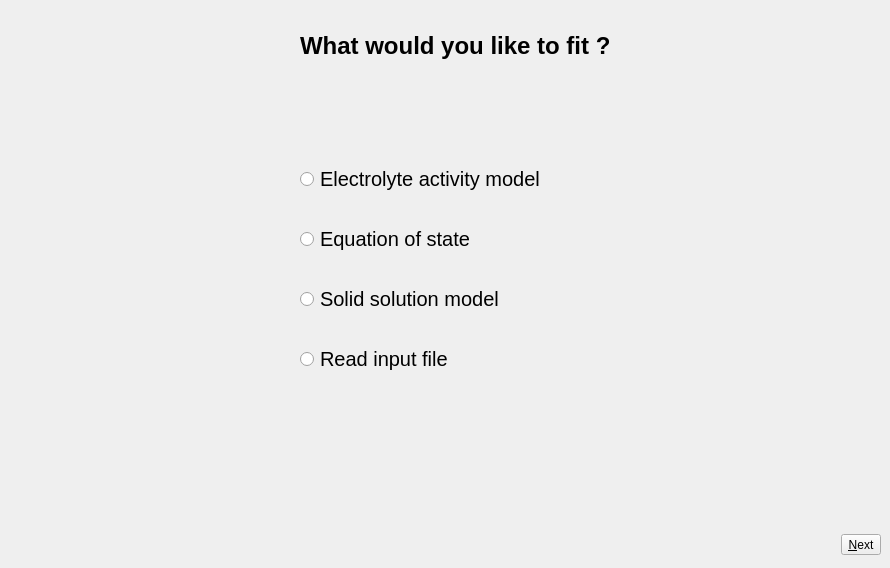
    <widget class="QWidget" name="subwindow_General_model">
     <property name="windowTitle">
      <string>General thermodynamic model</string>
     </property>
     <property name="styleSheet">
      <string notr="true"/>
     </property>
     <widget class="QWidget" name="layoutWidget_6">
      <property name="geometry">
       <rect>
        <x>300</x>
        <y>140</y>
        <width>291</width>
        <height>261</height>
       </rect>
      </property>
      <layout class="QVBoxLayout" name="verticalLayout">
       <item>
        <widget class="QRadioButton" name="radioButton">
         <property name="font">
          <font>
           <pointsize>15</pointsize>
          </font>
         </property>
         <property name="text">
          <string>Electrolyte activity model</string>
         </property>
        </widget>
       </item>
       <item>
        <widget class="QRadioButton" name="radioButton_2">
         <property name="font">
          <font>
           <pointsize>15</pointsize>
          </font>
         </property>
         <property name="text">
          <string>Equation of state</string>
         </property>
        </widget>
       </item>
       <item>
        <widget class="QRadioButton" name="radioButton_3">
         <property name="font">
          <font>
           <pointsize>15</pointsize>
          </font>
         </property>
         <property name="text">
          <string>Solid solution model</string>
         </property>
        </widget>
       </item>
       <item>
        <widget class="QRadioButton" name="radioButton_4">
         <property name="font">
          <font>
           <pointsize>15</pointsize>
          </font>
         </property>
         <property name="text">
          <string>Read input file</string>
         </property>
        </widget>
       </item>
      </layout>
     </widget>
     <widget class="QLabel" name="label">
      <property name="geometry">
       <rect>
        <x>300</x>
        <y>30</y>
        <width>371</width>
        <height>31</height>
       </rect>
      </property>
      <property name="font">
       <font>
        <pointsize>18</pointsize>
        <weight>75</weight>
        <bold>true</bold>
       </font>
      </property>
      <property name="text">
       <string>What would you like to fit ?</string>
      </property>
     </widget>
     <widget class="QWidget" name="layoutWidget_21">
      <property name="geometry">
       <rect>
        <x>150</x>
        <y>530</y>
        <width>731</width>
        <height>29</height>
       </rect>
      </property>
      <layout class="QHBoxLayout" name="horizontalLayout_12">
       <item>
        <spacer name="horizontalSpacer_16">
         <property name="orientation">
          <enum>Qt::Horizontal</enum>
         </property>
         <property name="sizeHint" stdset="0">
          <size>
           <width>648</width>
           <height>20</height>
          </size>
         </property>
        </spacer>
       </item>
       <item>
        <widget class="QToolButton" name="toolButton_next1">
         <property name="text">
          <string>&amp;Next</string>
         </property>
        </widget>
       </item>
      </layout>
     </widget>
    </widget>
